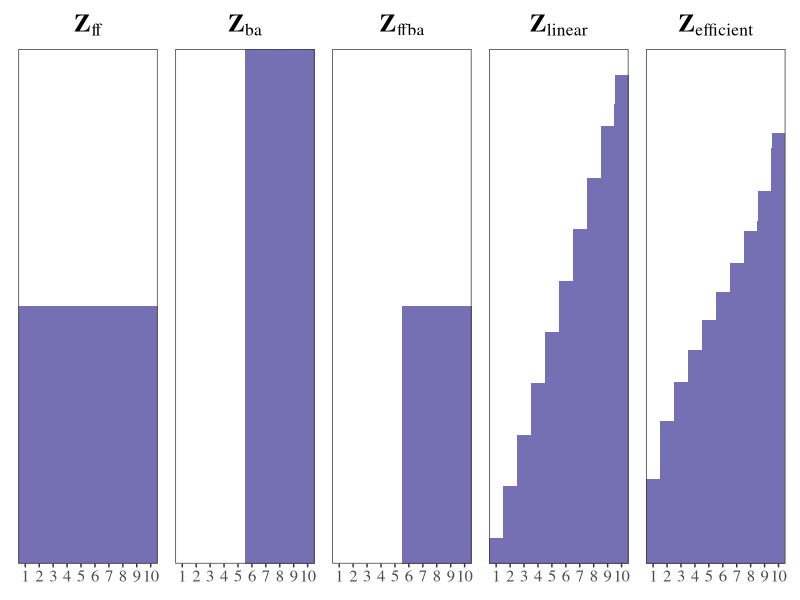
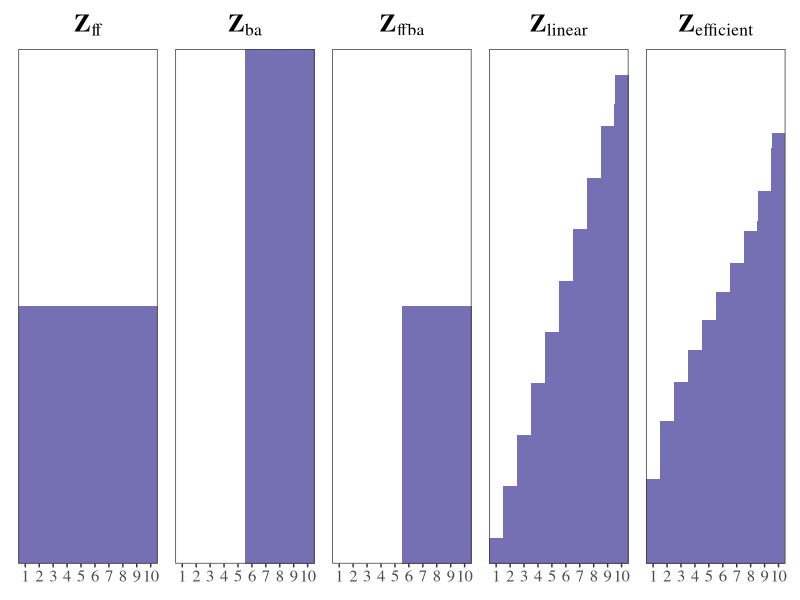

Recreate these plots in R, in order.
library(ggplot2)
library(patchwork)
library(RColorBrewer)

# setup
J <- 10
periods <- 1:J

designs <- list(
  ff = rep(0.5, J),
  ba = c(rep(0, J/2), rep(1, J/2)),
  ffba = c(rep(0, J/2), rep(0.5, J/2)),
  `linear` = (2*(1:J) - 1)/(2*J),
  efficient = c(0.1638731, 0.2765203, 0.3531312, 0.4159630, 0.4725966, 
                0.5274034, 0.5840370, 0.6468688, 0.7234797, 0.8361270)
)

dark2_color <- brewer.pal(3, "Dark2")[3]

make_plot <- function(pi, title) {
  x_step <- numeric()
  y_control <- numeric()
  y_treated <- numeric()
  
  for(i in 1:J) {
    x_step <- c(x_step, i - 0.5, i + 0.5)
    y_control <- c(y_control, 1 - pi[i], 1 - pi[i])
    y_treated <- c(y_treated, pi[i], pi[i])
  }
  
  df <- data.frame(
    x = rep(x_step, 2),
    y = c(y_control, y_treated),
    group = factor(rep(c("Control", "Treated"), each = length(x_step)),
                   levels = c("Control", "Treated"))
  )
  
  ggplot(df, aes(x = x, y = y, fill = group)) +
    geom_area(position = "stack") +
    scale_fill_manual(values = c("Control" = "white", "Treated" = dark2_color)) +
    scale_x_continuous(breaks = 1:10, expand = c(0, 0), limits = c(0.5, 10.5)) +
    scale_y_continuous(expand = c(0, 0)) +
    labs(title = bquote(bold(Z)[.(title)]), x = NULL, y = NULL) +
    theme_bw(base_family = "serif") +
    theme(legend.position = "none",
          axis.text.y = element_blank(),
          axis.ticks.y = element_blank(),
          plot.title = element_text(hjust = 0.5, size = 18, family = "serif"),
          axis.text.x = element_text(size = 12, family = "serif"),
          panel.grid.minor = element_blank(),
          plot.margin = margin(5, 5, 5, 5))
}

plots <- Map(make_plot, designs, names(designs))

combined_plot <- plots[[1]] + plots[[2]] + plots[[3]] + plots[[4]] + plots[[5]] + 
  plot_layout(nrow = 1)

print(combined_plot)

ggsave("../../figures/figure_3/designs.pdf", 
       plot = combined_plot,
       width = 7, 
       height = 2,
       dpi = 1200,
       device = "pdf")